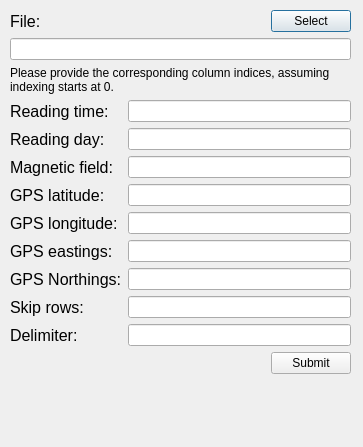
<?xml version="1.0" encoding="UTF-8"?>
<ui version="4.0">
 <class>ColumnSelectDialog</class>
 <widget class="QDialog" name="ColumnSelectDialog">
  <property name="geometry">
   <rect>
    <x>0</x>
    <y>0</y>
    <width>363</width>
    <height>447</height>
   </rect>
  </property>
  <property name="sizePolicy">
   <sizepolicy hsizetype="Fixed" vsizetype="Fixed">
    <horstretch>0</horstretch>
    <verstretch>0</verstretch>
   </sizepolicy>
  </property>
  <property name="minimumSize">
   <size>
    <width>363</width>
    <height>447</height>
   </size>
  </property>
  <property name="maximumSize">
   <size>
    <width>363</width>
    <height>474</height>
   </size>
  </property>
  <property name="windowTitle">
   <string>Provide CSV column layout</string>
  </property>
  <widget class="QWidget" name="verticalLayoutWidget">
   <property name="geometry">
    <rect>
     <x>10</x>
     <y>10</y>
     <width>341</width>
     <height>429</height>
    </rect>
   </property>
   <layout class="QVBoxLayout" name="verticalLayout">
    <item>
     <layout class="QHBoxLayout" name="horizontalLayout_5">
      <item>
       <widget class="QLabel" name="label_7">
        <property name="font">
         <font>
          <pointsize>12</pointsize>
         </font>
        </property>
        <property name="text">
         <string>File:</string>
        </property>
       </widget>
      </item>
      <item>
       <spacer name="horizontalSpacer">
        <property name="orientation">
         <enum>Qt::Horizontal</enum>
        </property>
        <property name="sizeHint" stdset="0">
         <size>
          <width>40</width>
          <height>20</height>
         </size>
        </property>
       </spacer>
      </item>
      <item>
       <widget class="QPushButton" name="selectFileButton">
        <property name="text">
         <string>Select</string>
        </property>
       </widget>
      </item>
     </layout>
    </item>
    <item>
     <widget class="QLineEdit" name="lineEdit_file_path"/>
    </item>
    <item>
     <widget class="QLabel" name="label_11">
      <property name="text">
       <string>Please provide the corresponding column indices, assuming indexing starts at 0.</string>
      </property>
      <property name="wordWrap">
       <bool>true</bool>
      </property>
     </widget>
    </item>
    <item>
     <layout class="QFormLayout" name="formLayout_4">
      <item row="0" column="0">
       <widget class="QLabel" name="label">
        <property name="font">
         <font>
          <pointsize>12</pointsize>
         </font>
        </property>
        <property name="text">
         <string>Reading time:</string>
        </property>
       </widget>
      </item>
      <item row="0" column="1">
       <widget class="QLineEdit" name="lineEdit_time"/>
      </item>
      <item row="1" column="0">
       <widget class="QLabel" name="label_8">
        <property name="font">
         <font>
          <pointsize>12</pointsize>
         </font>
        </property>
        <property name="text">
         <string>Reading day:</string>
        </property>
       </widget>
      </item>
      <item row="1" column="1">
       <widget class="QLineEdit" name="lineEdit_day"/>
      </item>
      <item row="2" column="0">
       <widget class="QLabel" name="label_2">
        <property name="font">
         <font>
          <pointsize>12</pointsize>
         </font>
        </property>
        <property name="text">
         <string>Magnetic field:</string>
        </property>
       </widget>
      </item>
      <item row="2" column="1">
       <widget class="QLineEdit" name="lineEdit_mag_field"/>
      </item>
      <item row="3" column="0">
       <widget class="QLabel" name="label_3">
        <property name="font">
         <font>
          <pointsize>12</pointsize>
         </font>
        </property>
        <property name="text">
         <string>GPS latitude:</string>
        </property>
       </widget>
      </item>
      <item row="3" column="1">
       <widget class="QLineEdit" name="lineEdit_Gps_lat"/>
      </item>
      <item row="4" column="0">
       <widget class="QLabel" name="label_4">
        <property name="font">
         <font>
          <pointsize>12</pointsize>
         </font>
        </property>
        <property name="text">
         <string>GPS longitude:</string>
        </property>
       </widget>
      </item>
      <item row="4" column="1">
       <widget class="QLineEdit" name="lineEdit_Gps_long"/>
      </item>
      <item row="5" column="0">
       <widget class="QLabel" name="label_5">
        <property name="font">
         <font>
          <pointsize>12</pointsize>
         </font>
        </property>
        <property name="text">
         <string>GPS eastings:</string>
        </property>
       </widget>
      </item>
      <item row="5" column="1">
       <widget class="QLineEdit" name="lineEdit_Gps_easting"/>
      </item>
      <item row="6" column="0">
       <widget class="QLabel" name="label_6">
        <property name="font">
         <font>
          <pointsize>12</pointsize>
         </font>
        </property>
        <property name="text">
         <string>GPS Northings:</string>
        </property>
       </widget>
      </item>
      <item row="6" column="1">
       <widget class="QLineEdit" name="lineEdit_Gps_northing"/>
      </item>
      <item row="7" column="0">
       <widget class="QLabel" name="label_9">
        <property name="font">
         <font>
          <pointsize>12</pointsize>
         </font>
        </property>
        <property name="text">
         <string>Skip rows:</string>
        </property>
       </widget>
      </item>
      <item row="7" column="1">
       <widget class="QLineEdit" name="lineEdit_skipHeaderRows"/>
      </item>
      <item row="8" column="0">
       <widget class="QLabel" name="label_10">
        <property name="font">
         <font>
          <pointsize>12</pointsize>
         </font>
        </property>
        <property name="text">
         <string>Delimiter:</string>
        </property>
       </widget>
      </item>
      <item row="8" column="1">
       <widget class="QLineEdit" name="lineEdit_delimiter"/>
      </item>
     </layout>
    </item>
    <item>
     <layout class="QHBoxLayout" name="horizontalLayout_4">
      <item>
       <spacer name="horizontalSpacer_2">
        <property name="orientation">
         <enum>Qt::Horizontal</enum>
        </property>
        <property name="sizeHint" stdset="0">
         <size>
          <width>40</width>
          <height>20</height>
         </size>
        </property>
       </spacer>
      </item>
      <item>
       <widget class="QPushButton" name="submitButton">
        <property name="text">
         <string>Submit</string>
        </property>
       </widget>
      </item>
     </layout>
    </item>
    <item>
     <spacer name="verticalSpacer">
      <property name="orientation">
       <enum>Qt::Vertical</enum>
      </property>
      <property name="sizeHint" stdset="0">
       <size>
        <width>20</width>
        <height>40</height>
       </size>
      </property>
     </spacer>
    </item>
   </layout>
  </widget>
 </widget>
 <resources/>
 <connections/>
</ui>
